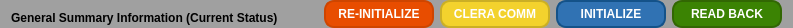
     <widget class="QFrame" name="frame_10">
      <property name="maximumSize">
       <size>
        <width>16777215</width>
        <height>23</height>
       </size>
      </property>
      <property name="styleSheet">
       <string notr="true">QFrame {
    background-color: #a0a0a0; /* 设置背景颜色为灰色 */
    border-radius: 10px; /* 设置边框圆角的半径为10px */
}
</string>
      </property>
      <property name="frameShape">
       <enum>QFrame::Box</enum>
      </property>
      <property name="frameShadow">
       <enum>QFrame::Raised</enum>
      </property>
      <layout class="QHBoxLayout" name="horizontalLayout_21">
       <property name="topMargin">
        <number>0</number>
       </property>
       <property name="bottomMargin">
        <number>0</number>
       </property>
       <item>
        <widget class="QLabel" name="label_26">
         <property name="sizePolicy">
          <sizepolicy hsizetype="Preferred" vsizetype="Minimum">
           <horstretch>0</horstretch>
           <verstretch>0</verstretch>
          </sizepolicy>
         </property>
         <property name="minimumSize">
          <size>
           <width>0</width>
           <height>20</height>
          </size>
         </property>
         <property name="maximumSize">
          <size>
           <width>16777215</width>
           <height>23</height>
          </size>
         </property>
         <property name="styleSheet">
          <string notr="true">font: 11pt &quot;Calibri&quot;;
font-weight: 600; /* 设置字体粗细为600 */</string>
         </property>
         <property name="text">
          <string>General Summary Information (Current Status)</string>
         </property>
         <property name="alignment">
          <set>Qt::AlignBottom|Qt::AlignLeading|Qt::AlignLeft</set>
         </property>
        </widget>
       </item>
       <item>
        <spacer name="horizontalSpacer_9">
         <property name="orientation">
          <enum>Qt::Horizontal</enum>
         </property>
         <property name="sizeHint" stdset="0">
          <size>
           <width>40</width>
           <height>20</height>
          </size>
         </property>
        </spacer>
       </item>
       <item>
        <widget class="QPushButton" name="pushButton_statusRegReInit_3">
         <property name="minimumSize">
          <size>
           <width>110</width>
           <height>0</height>
          </size>
         </property>
         <property name="maximumSize">
          <size>
           <width>16777215</width>
           <height>16777215</height>
          </size>
         </property>
         <property name="styleSheet">
          <string notr="true">QPushButton {
    background-color: #e84d00; /* 按钮背景颜色 1*/
    color: white; /* 文字颜色 */
    border-style: solid; /* 边框样式 */
    border-width: 2px; /* 边框宽度 */
    border-radius: 10px; /* 边框圆角半径 */
    border-color: #ce4500; /* 边框颜色 3*/
    padding: 5px; /* 内边距 */
	font: 8pt &quot;Calibri&quot;; /* 字体 */
    font-weight: 600; /* 字体粗细 */
}

QPushButton:hover {
    background-color: #ff5500; /* 悬停时的背景颜色 0*/
}

QPushButton:pressed {
    background-color: #df4a00; /* 按下时的背景颜色 2*/
}
</string>
         </property>
         <property name="text">
          <string>RE-INITIALIZE</string>
         </property>
        </widget>
       </item>
       <item>
        <widget class="QPushButton" name="pushButton_statusRegClear_3">
         <property name="minimumSize">
          <size>
           <width>110</width>
           <height>0</height>
          </size>
         </property>
         <property name="maximumSize">
          <size>
           <width>16777215</width>
           <height>16777215</height>
          </size>
         </property>
         <property name="styleSheet">
          <string notr="true">QPushButton {
    background-color: #f3d22d; /* 按钮背景颜色 1*/
    color: white; /* 文字颜色 */
    border-style: solid; /* 边框样式 */
    border-width: 2px; /* 边框宽度 */
    border-radius: 10px; /* 边框圆角半径 */
    border-color: #cbaf25; /* 边框颜色 3*/
    padding: 5px; /* 内边距 */
	font: 8pt &quot;Calibri&quot;; /* 字体 */
    font-weight: 600; /* 字体粗细 */
}

QPushButton:hover {
    background-color: #ffdc2f; /* 悬停时的背景颜色 0*/
}

QPushButton:pressed {
    background-color: #d8bb28; /* 按下时的背景颜色 2*/
}
</string>
         </property>
         <property name="text">
          <string>CLERA COMM</string>
         </property>
        </widget>
       </item>
       <item>
        <widget class="QPushButton" name="pushButton_statusRegInit_3">
         <property name="minimumSize">
          <size>
           <width>110</width>
           <height>0</height>
          </size>
         </property>
         <property name="maximumSize">
          <size>
           <width>16777215</width>
           <height>16777215</height>
          </size>
         </property>
         <property name="styleSheet">
          <string notr="true">QPushButton {
    background-color: #3072B3; /* 按钮背景颜色 */
    color: white; /* 文字颜色 */
    border-style: solid; /* 边框样式 */
    border-width: 2px; /* 边框宽度 */
    border-radius: 10px; /* 边框圆角半径 */
    border-color: #145289; /* 边框颜色 */
    padding: 5px; /* 内边距 */
	font: 8pt &quot;Calibri&quot;; /* 字体 */
    font-weight: 600; /* 字体粗细 */
}

QPushButton:hover {
    background-color: #5591D2; /* 悬停时的背景颜色 */
}

QPushButton:pressed {
    background-color: #1E5A97; /* 按下时的背景颜色 */
}
</string>
         </property>
         <property name="text">
          <string>INITIALIZE</string>
         </property>
        </widget>
       </item>
       <item>
        <widget class="QPushButton" name="pushButton_statusRegReadBack_3">
         <property name="minimumSize">
          <size>
           <width>110</width>
           <height>0</height>
          </size>
         </property>
         <property name="maximumSize">
          <size>
           <width>16777215</width>
           <height>16777215</height>
          </size>
         </property>
         <property name="styleSheet">
          <string notr="true">QPushButton {
    background-color: #3b8303; /* 按钮背景颜色 */
    color: white; /* 文字颜色 */
    border-style: solid; /* 边框样式 */
    border-width: 2px; /* 边框宽度 */
    border-radius: 10px; /* 边框圆角半径 */
    border-color: #326703; /* 边框颜色 */
    padding: 5px; /* 内边距 */
	font: 8pt &quot;Calibri&quot;; /* 字体 */
    font-weight: 600; /* 字体粗细 */
}

QPushButton:hover {
    background-color: #459403; /* 悬停时的背景颜色 */
}

QPushButton:pressed {
    background-color: #397303; /* 按下时的背景颜色 */
}
</string>
         </property>
         <property name="text">
          <string>READ BACK</string>
         </property>
        </widget>
       </item>
      </layout>
     </widget>
